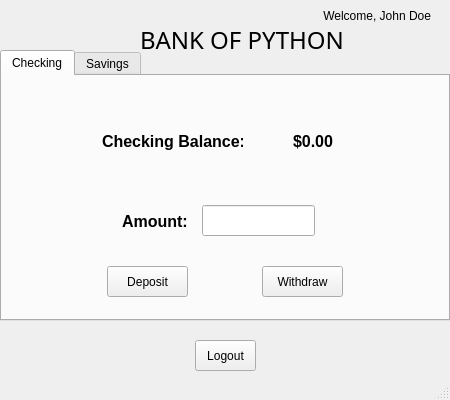
<?xml version="1.0" encoding="UTF-8"?>
<ui version="4.0">
 <class>window_accounts</class>
 <widget class="QMainWindow" name="window_accounts">
  <property name="geometry">
   <rect>
    <x>0</x>
    <y>0</y>
    <width>450</width>
    <height>400</height>
   </rect>
  </property>
  <property name="minimumSize">
   <size>
    <width>450</width>
    <height>400</height>
   </size>
  </property>
  <property name="maximumSize">
   <size>
    <width>450</width>
    <height>400</height>
   </size>
  </property>
  <property name="windowTitle">
   <string>Accounts</string>
  </property>
  <widget class="QWidget" name="centralwidget">
   <widget class="QTabWidget" name="tabWidget">
    <property name="enabled">
     <bool>true</bool>
    </property>
    <property name="geometry">
     <rect>
      <x>0</x>
      <y>50</y>
      <width>450</width>
      <height>271</height>
     </rect>
    </property>
    <property name="minimumSize">
     <size>
      <width>450</width>
      <height>250</height>
     </size>
    </property>
    <property name="maximumSize">
     <size>
      <width>16777215</width>
      <height>16777215</height>
     </size>
    </property>
    <property name="cursor">
     <cursorShape>ArrowCursor</cursorShape>
    </property>
    <property name="tabShape">
     <enum>QTabWidget::Rounded</enum>
    </property>
    <property name="currentIndex">
     <number>0</number>
    </property>
    <widget class="QWidget" name="tab">
     <attribute name="title">
      <string>Checking</string>
     </attribute>
     <widget class="QPushButton" name="button_checking_deposit">
      <property name="geometry">
       <rect>
        <x>105</x>
        <y>190</y>
        <width>81</width>
        <height>31</height>
       </rect>
      </property>
      <property name="text">
       <string>Deposit</string>
      </property>
     </widget>
     <widget class="QPushButton" name="button_checking_withdraw">
      <property name="geometry">
       <rect>
        <x>260</x>
        <y>190</y>
        <width>81</width>
        <height>31</height>
       </rect>
      </property>
      <property name="text">
       <string>Withdraw</string>
      </property>
     </widget>
     <widget class="QLabel" name="label_checking_amount">
      <property name="geometry">
       <rect>
        <x>120</x>
        <y>130</y>
        <width>71</width>
        <height>31</height>
       </rect>
      </property>
      <property name="font">
       <font>
        <family>Arial</family>
        <pointsize>12</pointsize>
        <weight>75</weight>
        <bold>true</bold>
       </font>
      </property>
      <property name="text">
       <string>Amount:</string>
      </property>
     </widget>
     <widget class="QLineEdit" name="input_checking_amount">
      <property name="geometry">
       <rect>
        <x>200</x>
        <y>129</y>
        <width>113</width>
        <height>31</height>
       </rect>
      </property>
     </widget>
     <widget class="QLabel" name="label_checking_balance">
      <property name="geometry">
       <rect>
        <x>100</x>
        <y>50</y>
        <width>141</width>
        <height>31</height>
       </rect>
      </property>
      <property name="font">
       <font>
        <family>Arial</family>
        <pointsize>12</pointsize>
        <weight>75</weight>
        <bold>true</bold>
       </font>
      </property>
      <property name="text">
       <string>Checking Balance:</string>
      </property>
     </widget>
     <widget class="QLabel" name="label_checking_number">
      <property name="geometry">
       <rect>
        <x>240</x>
        <y>50</y>
        <width>91</width>
        <height>31</height>
       </rect>
      </property>
      <property name="font">
       <font>
        <family>Arial</family>
        <pointsize>12</pointsize>
        <weight>75</weight>
        <bold>true</bold>
       </font>
      </property>
      <property name="text">
       <string>$0.00</string>
      </property>
      <property name="alignment">
       <set>Qt::AlignRight|Qt::AlignTrailing|Qt::AlignVCenter</set>
      </property>
     </widget>
    </widget>
    <widget class="QWidget" name="tab_2">
     <attribute name="title">
      <string>Savings</string>
     </attribute>
     <widget class="QPushButton" name="button_savings_deposit">
      <property name="geometry">
       <rect>
        <x>105</x>
        <y>190</y>
        <width>81</width>
        <height>31</height>
       </rect>
      </property>
      <property name="text">
       <string>Deposit</string>
      </property>
     </widget>
     <widget class="QLineEdit" name="input_savings_amount">
      <property name="geometry">
       <rect>
        <x>200</x>
        <y>130</y>
        <width>113</width>
        <height>31</height>
       </rect>
      </property>
     </widget>
     <widget class="QPushButton" name="button_savings_withdraw">
      <property name="geometry">
       <rect>
        <x>260</x>
        <y>190</y>
        <width>81</width>
        <height>31</height>
       </rect>
      </property>
      <property name="text">
       <string>Withdraw</string>
      </property>
     </widget>
     <widget class="QLabel" name="label_savings_balance">
      <property name="geometry">
       <rect>
        <x>100</x>
        <y>50</y>
        <width>141</width>
        <height>31</height>
       </rect>
      </property>
      <property name="font">
       <font>
        <family>Arial</family>
        <pointsize>12</pointsize>
        <weight>75</weight>
        <bold>true</bold>
       </font>
      </property>
      <property name="text">
       <string>Savings Balance:</string>
      </property>
     </widget>
     <widget class="QLabel" name="label_savings_number">
      <property name="geometry">
       <rect>
        <x>240</x>
        <y>50</y>
        <width>91</width>
        <height>31</height>
       </rect>
      </property>
      <property name="font">
       <font>
        <family>Arial</family>
        <pointsize>12</pointsize>
        <weight>75</weight>
        <bold>true</bold>
       </font>
      </property>
      <property name="text">
       <string>$0.00</string>
      </property>
      <property name="alignment">
       <set>Qt::AlignRight|Qt::AlignTrailing|Qt::AlignVCenter</set>
      </property>
     </widget>
     <widget class="QLabel" name="label_savings_amount">
      <property name="geometry">
       <rect>
        <x>120</x>
        <y>130</y>
        <width>71</width>
        <height>31</height>
       </rect>
      </property>
      <property name="font">
       <font>
        <family>Arial</family>
        <pointsize>12</pointsize>
        <weight>75</weight>
        <bold>true</bold>
       </font>
      </property>
      <property name="text">
       <string>Amount:</string>
      </property>
     </widget>
    </widget>
   </widget>
   <widget class="QPushButton" name="button_logout">
    <property name="geometry">
     <rect>
      <x>195</x>
      <y>340</y>
      <width>61</width>
      <height>31</height>
     </rect>
    </property>
    <property name="text">
     <string>Logout</string>
    </property>
   </widget>
   <widget class="QLabel" name="label_title">
    <property name="geometry">
     <rect>
      <x>140</x>
      <y>30</y>
      <width>211</width>
      <height>20</height>
     </rect>
    </property>
    <property name="font">
     <font>
      <family>Sylfaen</family>
      <pointsize>18</pointsize>
     </font>
    </property>
    <property name="text">
     <string>BANK OF PYTHON</string>
    </property>
   </widget>
   <widget class="QLabel" name="label_welcome">
    <property name="geometry">
     <rect>
      <x>310</x>
      <y>0</y>
      <width>121</width>
      <height>31</height>
     </rect>
    </property>
    <property name="layoutDirection">
     <enum>Qt::RightToLeft</enum>
    </property>
    <property name="text">
     <string>Welcome, John Doe</string>
    </property>
    <property name="alignment">
     <set>Qt::AlignRight|Qt::AlignTrailing|Qt::AlignVCenter</set>
    </property>
   </widget>
  </widget>
  <widget class="QMenuBar" name="menubar">
   <property name="geometry">
    <rect>
     <x>0</x>
     <y>0</y>
     <width>450</width>
     <height>18</height>
    </rect>
   </property>
  </widget>
  <widget class="QStatusBar" name="statusbar"/>
 </widget>
 <resources/>
 <connections/>
</ui>
